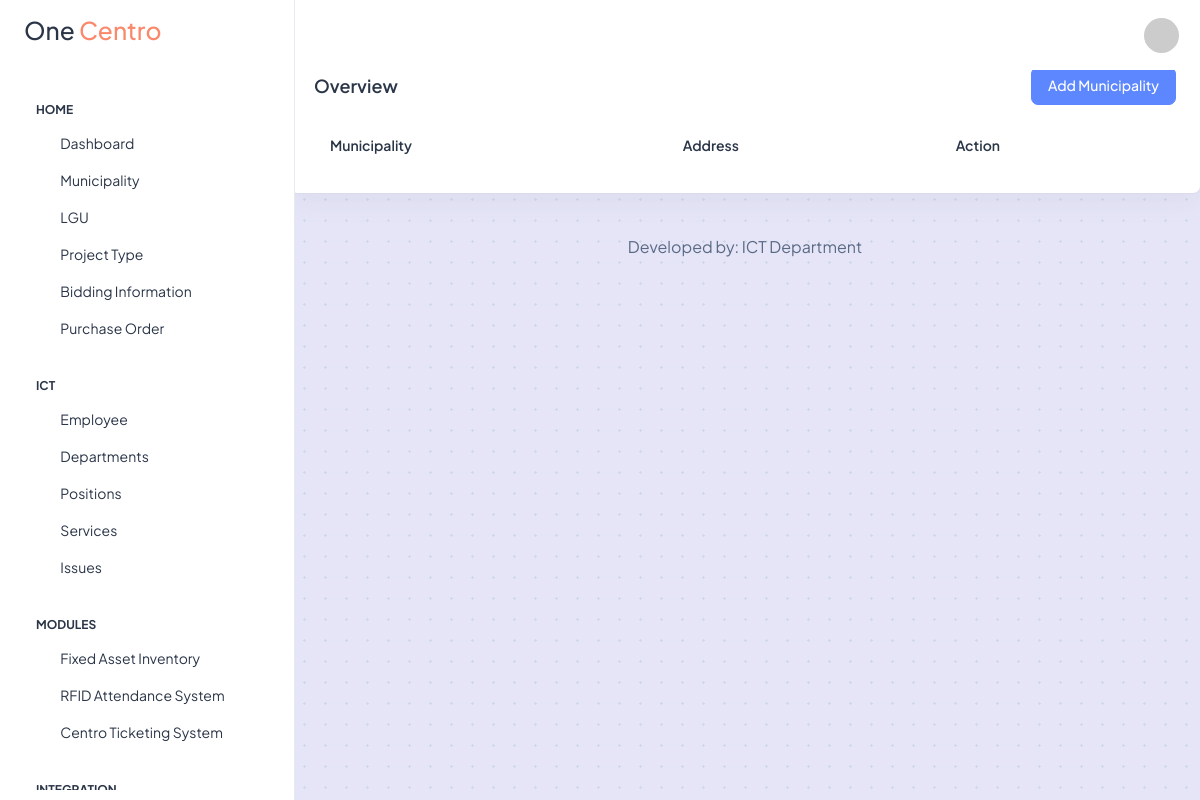
The app's page /dashboard/municipality.php (signed in), older data.
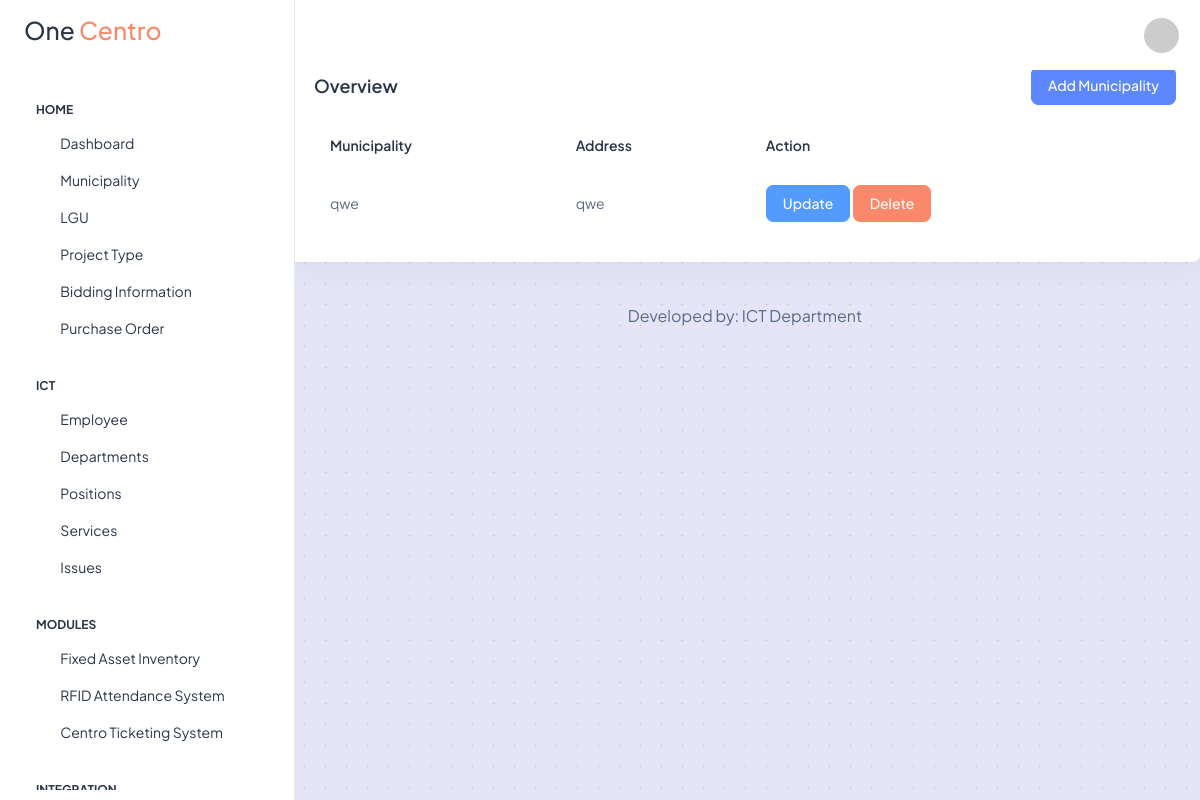
The same page, newer data.
### tables this page shows
CREATE TABLE `bd_municipality` (
  `id` int(11) NOT NULL,
  `municipality_name` varchar(100) NOT NULL,
  `address` varchar(100) NOT NULL
);

### db/conn.php (called while the page is built)
<?php
    class DBConnection {
        private $host = "localhost";
        private $user = "root";
        private $pass = "";
        private $db = "one_centro";
        protected function connect() {
            try {
                $dsn = 'mysql: host=' . $this->host . ';dbname=' . $this->db;
                $pdo = new PDO($dsn, $this->user, $this->pass);
                $pdo->setAttribute(PDO::ATTR_ERRMODE, PDO::ERRMODE_EXCEPTION);
                return $pdo;
            } catch(PDOException $e) {
                print_r($e);
            }
        }
    }
?>

### models/municipalities-facade.php (called while the page is built, shortened)
<?php
class MunicipalitiesFacade extends DBConnection
{
    public function fetchMunicipalities()
    {
        $sql = $this->connect()->prepare("SELECT * FROM bd_municipality ORDER BY municipality_name");
        $sql->execute();
        return $sql;
    }
}

### dashboard/municipality.php (the view, shortened to what this page needs)
<?php
include realpath(__DIR__ . '/../includes/layout/dashboard-header.php');
include realpath(__DIR__ . '/../models/municipalities-facade.php');
$municipalitiesFacade = new MunicipalitiesFacade;
if (isset($_SESSION["user_role"])) {
    $userRole = $_SESSION["user_role"];
}
if (isset($_SESSION["first_name"])) {
    $firstName = $_SESSION["first_name"];
}
if (isset($_SESSION["department"])) {
    $department = $_SESSION["department"];
}
?>
<div class="page-wrapper" id="main-wrapper" data-layout="vertical" data-navbarbg="skin6" data-sidebartype="full" data-sidebar-position="fixed" data-header-position="fixed">
    <aside class="left-sidebar">
      <div>
        <div class="brand-logo d-flex align-items-center justify-content-between">
            <a href="./index" class="text-nowrap logo-img"><h3>One <span class="text-danger">Centro</span></h3></a>
        </div>
        <?php include realpath(__DIR__ . '/../includes/layout/dashboard-sidebar.php') ?>
      </div>
    </aside>
    <div class="body-wrapper">
        <header class="app-header">
            <nav class="navbar navbar-expand-lg navbar-light">
                <div class="navbar-collapse justify-content-end px-0" id="navbarNav">
                    <ul class="navbar-nav flex-row ms-auto align-items-center justify-content-end">
                        <li class="nav-item dropdown">
                            <a class="nav-link nav-icon-hover" href="javascript:void(0)" id="drop2" data-bs-toggle="dropdown" aria-expanded="false">
                                <img src="https://ui-avatars.com/api/?name=<?= $firstName . '+' . $lastName ?>&background=random" class="rounded-circle" width="35" height="35">
                            </a>
                        </li>
                    </ul>
                </div>
            </nav>
        </header>
        <div class="container-fluid">
            <div class="row">
                <div class="col-lg-12 d-flex align-items-strech">
                    <div class="card w-100">
                        <div class="card-body p-4">
                            <div class="d-flex justify-content-between">
                                <h5 class="card-title fw-semibold my-2">Overview</h5>
                                <button type="button" class="btn btn-primary" data-bs-toggle="modal" data-bs-target="#addMunicipalityModal">Add Municipality</button>
                            </div>
                            <div class="py-2">
                            </div>
                            <div class="table-responsive">
                                <table class="table data-table text-nowrap mb-0 align-middle">
                                    <thead class="text-dark fs-4">
                                        <tr>
                                            <th class="border-bottom-0">
                                                <h6 class="fw-semibold mb-0">Municipality</h6>
                                            </th>
                                            <th class="border-bottom-0">
                                                <h6 class="fw-semibold mb-0">Address</h6>
                                            </th>
                                            <th class="border-bottom-0">
                                                <h6 class="fw-semibold mb-0">Action</h6>
                                            </th>
                                        </tr>
                                    </thead>
                                    <tbody>
                                    <?php
                                    $fetchMunicipalities = $municipalitiesFacade->fetchMunicipalities();
                                    while ($row = $fetchMunicipalities->fetch(PDO::FETCH_ASSOC)) { ?>
                                        <tr>
                                            <td class="border-bottom-0">
                                                <p class="mb-0 fw-normal"><?= $row["municipality_name"] ?></p>
                                            </td>
                                            <td class="border-bottom-0">
                                                <p class="mb-0 fw-normal"><?= $row["address"] ?></p>
                                            </td>
                                            <td class="border-bottom-0">
                                                <a href="municipality?is_updated=<?= $row["id"] ?>" class="btn btn-info">Update</a>
                                                <a href="delete-municipality?municipality_id=<?= $row["id"] ?>" class="btn btn-danger" onclick="return confirm('Are you sure you want to delete this municipality?');">Delete</a>
                                            </td>
                                        </tr>
                                    <?php } ?>
                                    </tbody>
                                </table>
                            </div>
                        </div>
                    </div>
                </div>
            </div>
            <div class="py-6 px-6 text-center">
                <p class="mb-0 fs-4">Developed by: ICT Department</p>
            </div>
        </div>
    </div>
</div>
<?php include realpath(__DIR__ . '/../includes/layout/dashboard-footer.php') ?>

### includes/layout/dashboard-header.php (shortened to what this page needs)
<!DOCTYPE html>
<html lang="en">
<head>
    <link rel="stylesheet" href="../vendor/twbs/bootstrap/dist/css/bootstrap.min.css">
    <link rel="stylesheet" href="../vendor/twbs/bootstrap-icons/font/bootstrap-icons.min.css">
    <link rel="stylesheet" href="https://cdn.datatables.net/1.13.7/css/jquery.dataTables.min.css">
    <link rel="stylesheet" href="https://cdn.datatables.net/buttons/2.4.2/css/buttons.dataTables.min.css">
    <link rel="stylesheet" href="../dist/css/styles.min.css">
    <link rel="stylesheet" href="../dist/css/main.css">
</head>
<body>

### includes/layout/dashboard-sidebar.php (shortened to what this page needs)
<nav class="sidebar-nav scroll-sidebar">
    <ul id="sidebarnav">
        <li class="nav-small-cap">
            <span class="hide-menu">Home</span>
        </li>
        <li class="sidebar-item">
            <a class="sidebar-link" href="index" aria-expanded="false">
                <span><i class="ti ti-layout-dashboard"></i></span>
                <span class="hide-menu">Dashboard</span>
            </a>
        </li>
        <li class="sidebar-item">
            <a class="sidebar-link" href="municipality" aria-expanded="false">
                <span><i class="ti ti-layout-dashboard"></i></span>
                <span class="hide-menu">Municipality</span>
            </a>
        </li>
        <li class="sidebar-item">
            <a class="sidebar-link" href="lgu" aria-expanded="false">
                <span><i class="ti ti-layout-dashboard"></i></span>
                <span class="hide-menu">LGU</span>
            </a>
        </li>
        <li class="sidebar-item">
            <a class="sidebar-link" href="project-type" aria-expanded="false">
                <span><i class="ti ti-layout-dashboard"></i></span>
                <span class="hide-menu">Project Type</span>
            </a>
        </li>
        <li class="sidebar-item">
            <a class="sidebar-link" href="bidding-information" aria-expanded="false">
                <span><i class="ti ti-layout-dashboard"></i></span>
                <span class="hide-menu">Bidding Information</span>
            </a>
        </li>
        <li class="sidebar-item">
            <a class="sidebar-link" href="purchase-order" aria-expanded="false">
                <span><i class="ti ti-layout-dashboard"></i></span>
                <span class="hide-menu">Purchase Order</span>
            </a>
        </li>
        <li class="nav-small-cap">
            <span class="hide-menu"><?= $department ?></span>
        </li>
        <?php if ($department == 'ICT') { ?>
            <li class="sidebar-item">
                <a class="sidebar-link" href="employee" aria-expanded="false">
                    <span><i class="ti ti-users"></i></span>
                    <span class="hide-menu">Employee</span>
                </a>
            </li>
            <li class="sidebar-item">
                <a class="sidebar-link" href="departments" aria-expanded="false">
                    <span><i class="ti ti-door"></i></span>
                    <span class="hide-menu">Departments</span>
                </a>
            </li>
            <?php if ($userRole == 1) { ?>
                <li class="sidebar-item">
                    <a class="sidebar-link" href="positions" aria-expanded="false">
                        <span><i class="ti ti-user"></i></span>
                        <span class="hide-menu">Positions</span>
                    </a>
                </li>
                <li class="sidebar-item">
                    <a class="sidebar-link" href="services" aria-expanded="false">
                        <span><i class="ti ti-clipboard"></i></span>
                        <span class="hide-menu">Services</span>
                    </a>
                </li>
                <li class="sidebar-item">
                    <a class="sidebar-link" href="issues" aria-expanded="false">
                        <span><i class="ti ti-star"></i></span>
                        <span class="hide-menu">Issues</span>
                    </a>
                </li>
        <?php }
        } ?>
        <li class="nav-small-cap">
            <span class="hide-menu">Modules</span>
        </li>
        <?php if ($department == 'ICT') { ?>
            <li class="sidebar-item">
                <a class="sidebar-link" href="fixed-asset-inventory" aria-expanded="false">
                    <span><i class="ti ti-archive"></i></span>
                    <span class="hide-menu">Fixed Asset Inventory</span>
                </a>
            </li>
            <li class="sidebar-item">
                <a class="sidebar-link" href="../rfid" target="_blank" aria-expanded="false">
                    <span><i class="ti ti-archive"></i></span>
                    <span class="hide-menu">RFID Attendance System</span>
                </a>
            </li>
        <?php } ?>
        <li class="sidebar-item">
            <a class="sidebar-link" href="cts" aria-expanded="false">
                <span><i class="ti ti-archive"></i></span>
                <span class="hide-menu">Centro Ticketing System</span>
            </a>
        </li>
        <?php if ($department == 'ICT') { ?>
            <li class="nav-small-cap">
                <span class="hide-menu">Integration</span>
            </li>
        <?php } ?>
    </ul>
</nav>

### includes/layout/dashboard-footer.php (shortened to what this page needs)
</body>
</html>

### dashboard/municipality.php (style rules this page uses)
body { opacity: 1; background-image: radial-gradient(#cdd9e7 1.05px, #e5e5f7 1.05px); background-size: 21px 21px; }

Row changes from the older to the newer data that the page shows:
added bd_municipality: municipality_name "qwe", address "qwe"
